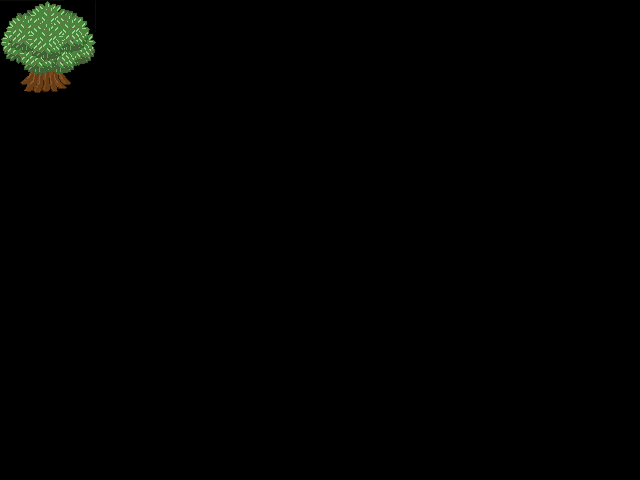

This is a level from a 2D game, rendered from its Tiled map with the project's own tilesets. A one-line summary and the complete map file follow:
An orthogonal 20x15 tile map with 32x32 px tiles, 1 tile layer (Camada de Blocos 1).

<map version="1.10" tiledversion="1.12.2" orientation="orthogonal" renderorder="right-down" width="20" height="15" tilewidth="32" tileheight="32" infinite="0" nextlayerid="2" nextobjectid="1">
 <tileset firstgid="1" source="assets/tile2map32.tsx" />
 <layer id="1" name="Camada de Blocos 1" width="20" height="15">
  <data encoding="csv">
261,262,263,0,0,0,0,0,0,0,0,0,0,0,0,0,0,0,0,0,
265,266,267,0,0,0,0,0,0,0,0,0,0,0,0,0,0,0,0,0,
269,270,271,0,0,0,0,0,0,0,0,0,0,0,0,0,0,0,0,0,
0,0,0,0,0,0,0,0,0,0,0,0,0,0,0,0,0,0,0,0,
0,0,0,0,0,0,0,0,0,0,0,0,0,0,0,0,0,0,0,0,
0,0,0,0,0,0,0,0,0,0,0,0,0,0,0,0,0,0,0,0,
0,0,0,0,0,0,0,0,0,0,0,0,0,0,0,0,0,0,0,0,
0,0,0,0,0,0,0,0,0,0,0,0,0,0,0,0,0,0,0,0,
0,0,0,0,0,0,0,0,0,0,0,0,0,0,0,0,0,0,0,0,
0,0,0,0,0,0,0,0,0,0,0,0,0,0,0,0,0,0,0,0,
0,0,0,0,0,0,0,0,0,0,0,0,0,0,0,0,0,0,0,0,
0,0,0,0,0,0,0,0,0,0,0,0,0,0,0,0,0,0,0,0,
0,0,0,0,0,0,0,0,0,0,0,0,0,0,0,0,0,0,0,0,
0,0,0,0,0,0,0,0,0,0,0,0,0,0,0,0,0,0,0,0,
0,0,0,0,0,0,0,0,0,0,0,0,0,0,0,0,0,0,0,0
</data>
 </layer>
</map>
